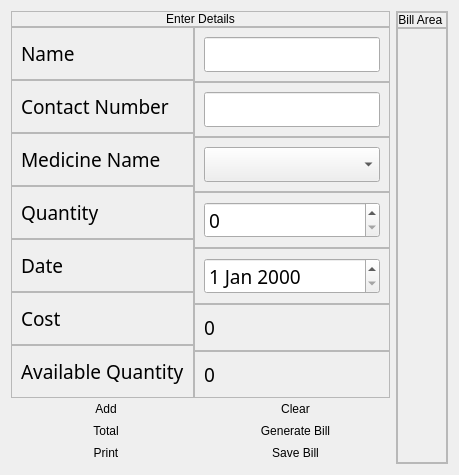
               <widget class="QFrame" name="frame_33">
                <property name="sizePolicy">
                 <sizepolicy hsizetype="Preferred" vsizetype="Expanding">
                  <horstretch>0</horstretch>
                  <verstretch>0</verstretch>
                 </sizepolicy>
                </property>
                <property name="frameShape">
                 <enum>QFrame::NoFrame</enum>
                </property>
                <property name="frameShadow">
                 <enum>QFrame::Plain</enum>
                </property>
                <layout class="QHBoxLayout" name="horizontalLayout_9">
                 <item>
                  <widget class="QFrame" name="frame_34">
                   <property name="sizePolicy">
                    <sizepolicy hsizetype="Fixed" vsizetype="Expanding">
                     <horstretch>0</horstretch>
                     <verstretch>0</verstretch>
                    </sizepolicy>
                   </property>
                   <property name="frameShape">
                    <enum>QFrame::NoFrame</enum>
                   </property>
                   <property name="frameShadow">
                    <enum>QFrame::Plain</enum>
                   </property>
                   <layout class="QVBoxLayout" name="verticalLayout_20">
                    <property name="spacing">
                     <number>0</number>
                    </property>
                    <property name="leftMargin">
                     <number>0</number>
                    </property>
                    <property name="topMargin">
                     <number>0</number>
                    </property>
                    <property name="rightMargin">
                     <number>0</number>
                    </property>
                    <property name="bottomMargin">
                     <number>0</number>
                    </property>
                    <item>
                     <widget class="QFrame" name="frame_35">
                      <property name="sizePolicy">
                       <sizepolicy hsizetype="Preferred" vsizetype="Fixed">
                        <horstretch>0</horstretch>
                        <verstretch>0</verstretch>
                       </sizepolicy>
                      </property>
                      <property name="frameShape">
                       <enum>QFrame::StyledPanel</enum>
                      </property>
                      <property name="frameShadow">
                       <enum>QFrame::Raised</enum>
                      </property>
                      <layout class="QVBoxLayout" name="verticalLayout_16">
                       <property name="spacing">
                        <number>0</number>
                       </property>
                       <property name="leftMargin">
                        <number>0</number>
                       </property>
                       <property name="topMargin">
                        <number>0</number>
                       </property>
                       <property name="rightMargin">
                        <number>0</number>
                       </property>
                       <property name="bottomMargin">
                        <number>0</number>
                       </property>
                       <item>
                        <widget class="QLabel" name="label_15">
                         <property name="styleSheet">
                          <string notr="true">font: 16pt &quot;Century Gothic&quot;;</string>
                         </property>
                         <property name="text">
                          <string>Enter Details</string>
                         </property>
                         <property name="alignment">
                          <set>Qt::AlignCenter</set>
                         </property>
                        </widget>
                       </item>
                      </layout>
                     </widget>
                    </item>
                    <item>
                     <widget class="QFrame" name="frame_12">
                      <property name="sizePolicy">
                       <sizepolicy hsizetype="Fixed" vsizetype="Fixed">
                        <horstretch>0</horstretch>
                        <verstretch>0</verstretch>
                       </sizepolicy>
                      </property>
                      <property name="font">
                       <font>
                        <family>Century Gothic</family>
                        <pointsize>14</pointsize>
                       </font>
                      </property>
                      <property name="autoFillBackground">
                       <bool>false</bool>
                      </property>
                      <property name="frameShape">
                       <enum>QFrame::NoFrame</enum>
                      </property>
                      <property name="frameShadow">
                       <enum>QFrame::Plain</enum>
                      </property>
                      <layout class="QHBoxLayout" name="horizontalLayout_7">
                       <property name="spacing">
                        <number>0</number>
                       </property>
                       <property name="sizeConstraint">
                        <enum>QLayout::SetDefaultConstraint</enum>
                       </property>
                       <property name="leftMargin">
                        <number>0</number>
                       </property>
                       <property name="topMargin">
                        <number>0</number>
                       </property>
                       <property name="rightMargin">
                        <number>0</number>
                       </property>
                       <property name="bottomMargin">
                        <number>0</number>
                       </property>
                       <item>
                        <widget class="QFrame" name="frame_15">
                         <property name="frameShape">
                          <enum>QFrame::NoFrame</enum>
                         </property>
                         <property name="frameShadow">
                          <enum>QFrame::Plain</enum>
                         </property>
                         <layout class="QVBoxLayout" name="verticalLayout_13">
                          <property name="spacing">
                           <number>0</number>
                          </property>
                          <property name="leftMargin">
                           <number>0</number>
                          </property>
                          <property name="topMargin">
                           <number>0</number>
                          </property>
                          <property name="rightMargin">
                           <number>0</number>
                          </property>
                          <property name="bottomMargin">
                           <number>0</number>
                          </property>
                          <item>
                           <widget class="QFrame" name="frame_27">
                            <property name="styleSheet">
                             <string notr="true">font: 16pt &quot;Century Gothic&quot;;</string>
                            </property>
                            <property name="frameShape">
                             <enum>QFrame::StyledPanel</enum>
                            </property>
                            <property name="frameShadow">
                             <enum>QFrame::Raised</enum>
                            </property>
                            <layout class="QVBoxLayout" name="verticalLayout_21">
                             <item>
                              <widget class="QLabel" name="label_6">
                               <property name="styleSheet">
                                <string notr="true">font: 12pt &quot;Century Gothic&quot;;
color: rgb(0, 0, 0);</string>
                               </property>
                               <property name="text">
                                <string>Name</string>
                               </property>
                              </widget>
                             </item>
                            </layout>
                           </widget>
                          </item>
                          <item>
                           <widget class="QFrame" name="frame_31">
                            <property name="frameShape">
                             <enum>QFrame::StyledPanel</enum>
                            </property>
                            <property name="frameShadow">
                             <enum>QFrame::Raised</enum>
                            </property>
                            <layout class="QVBoxLayout" name="verticalLayout_22">
                             <item>
                              <widget class="QLabel" name="label_7">
                               <property name="styleSheet">
                                <string notr="true">font: 12pt &quot;Century Gothic&quot;;
color: rgb(0, 0, 0);</string>
                               </property>
                               <property name="text">
                                <string>Contact Number</string>
                               </property>
                              </widget>
                             </item>
                            </layout>
                           </widget>
                          </item>
                          <item>
                           <widget class="QFrame" name="frame_26">
                            <property name="frameShape">
                             <enum>QFrame::StyledPanel</enum>
                            </property>
                            <property name="frameShadow">
                             <enum>QFrame::Raised</enum>
                            </property>
                            <layout class="QVBoxLayout" name="verticalLayout_23">
                             <item>
                              <widget class="QLabel" name="label_8">
                               <property name="styleSheet">
                                <string notr="true">font: 12pt &quot;Century Gothic&quot;;
color: rgb(0, 0, 0);</string>
                               </property>
                               <property name="text">
                                <string>Medicine Name</string>
                               </property>
                              </widget>
                             </item>
                            </layout>
                           </widget>
                          </item>
                          <item>
                           <widget class="QFrame" name="frame_28">
                            <property name="frameShape">
                             <enum>QFrame::StyledPanel</enum>
                            </property>
                            <property name="frameShadow">
                             <enum>QFrame::Raised</enum>
                            </property>
                            <layout class="QVBoxLayout" name="verticalLayout_25">
                             <item>
                              <widget class="QLabel" name="label_10">
                               <property name="styleSheet">
                                <string notr="true">font: 12pt &quot;Century Gothic&quot;;
color: rgb(0, 0, 0);</string>
                               </property>
                               <property name="text">
                                <string>Quantity</string>
                               </property>
                              </widget>
                             </item>
                            </layout>
                           </widget>
                          </item>
                          <item>
                           <widget class="QFrame" name="frame_29">
                            <property name="frameShape">
                             <enum>QFrame::StyledPanel</enum>
                            </property>
                            <property name="frameShadow">
                             <enum>QFrame::Raised</enum>
                            </property>
                            <layout class="QVBoxLayout" name="verticalLayout_26">
                             <item>
                              <widget class="QLabel" name="label_11">
                               <property name="styleSheet">
                                <string notr="true">font: 12pt &quot;Century Gothic&quot;;
color: rgb(0, 0, 0);</string>
                               </property>
                               <property name="text">
                                <string>Date</string>
                               </property>
                              </widget>
                             </item>
                            </layout>
                           </widget>
                          </item>
                          <item>
                           <widget class="QFrame" name="frame_24">
                            <property name="frameShape">
                             <enum>QFrame::StyledPanel</enum>
                            </property>
                            <property name="frameShadow">
                             <enum>QFrame::Raised</enum>
                            </property>
                            <layout class="QVBoxLayout" name="verticalLayout_27">
                             <item>
                              <widget class="QLabel" name="label_12">
                               <property name="styleSheet">
                                <string notr="true">font: 12pt &quot;Century Gothic&quot;;
color: rgb(0, 0, 0);</string>
                               </property>
                               <property name="text">
                                <string>Cost</string>
                               </property>
                              </widget>
                             </item>
                            </layout>
                           </widget>
                          </item>
                          <item>
                           <widget class="QFrame" name="frame_25">
                            <property name="frameShape">
                             <enum>QFrame::StyledPanel</enum>
                            </property>
                            <property name="frameShadow">
                             <enum>QFrame::Raised</enum>
                            </property>
                            <layout class="QVBoxLayout" name="verticalLayout_28">
                             <item>
                              <widget class="QLabel" name="label_13">
                               <property name="styleSheet">
                                <string notr="true">font: 12pt &quot;Century Gothic&quot;;
color: rgb(0, 0, 0);</string>
                               </property>
                               <property name="text">
                                <string>Available Quantity</string>
                               </property>
                              </widget>
                             </item>
                            </layout>
                           </widget>
                          </item>
                         </layout>
                        </widget>
                       </item>
                       <item>
                        <widget class="QFrame" name="frame_14">
                         <property name="frameShape">
                          <enum>QFrame::NoFrame</enum>
                         </property>
                         <property name="frameShadow">
                          <enum>QFrame::Plain</enum>
                         </property>
                         <layout class="QVBoxLayout" name="verticalLayout_12">
                          <property name="spacing">
                           <number>0</number>
                          </property>
                          <property name="leftMargin">
                           <number>0</number>
                          </property>
                          <property name="topMargin">
                           <number>0</number>
                          </property>
                          <property name="rightMargin">
                           <number>0</number>
                          </property>
                          <property name="bottomMargin">
                           <number>0</number>
                          </property>
                          <item alignment="Qt::AlignVCenter">
                           <widget class="QFrame" name="frame_19">
                            <property name="frameShape">
                             <enum>QFrame::StyledPanel</enum>
                            </property>
                            <property name="frameShadow">
                             <enum>QFrame::Raised</enum>
                            </property>
                            <layout class="QVBoxLayout" name="verticalLayout_31">
                             <item alignment="Qt::AlignVCenter">
                              <widget class="QLineEdit" name="lineEdit">
                               <property name="sizePolicy">
                                <sizepolicy hsizetype="Preferred" vsizetype="Fixed">
                                 <horstretch>0</horstretch>
                                 <verstretch>0</verstretch>
                                </sizepolicy>
                               </property>
                               <property name="placeholderText">
                                <string/>
                               </property>
                              </widget>
                             </item>
                            </layout>
                           </widget>
                          </item>
                          <item>
                           <widget class="QFrame" name="frame_23">
                            <property name="frameShape">
                             <enum>QFrame::StyledPanel</enum>
                            </property>
                            <property name="frameShadow">
                             <enum>QFrame::Raised</enum>
                            </property>
                            <layout class="QVBoxLayout" name="verticalLayout_32">
                             <item>
                              <widget class="QLineEdit" name="lineEdit_2">
                               <property name="sizePolicy">
                                <sizepolicy hsizetype="Preferred" vsizetype="Fixed">
                                 <horstretch>0</horstretch>
                                 <verstretch>0</verstretch>
                                </sizepolicy>
                               </property>
                               <property name="placeholderText">
                                <string/>
                               </property>
                              </widget>
                             </item>
                            </layout>
                           </widget>
                          </item>
                          <item>
                           <widget class="QFrame" name="frame_16">
                            <property name="frameShape">
                             <enum>QFrame::StyledPanel</enum>
                            </property>
                            <property name="frameShadow">
                             <enum>QFrame::Raised</enum>
                            </property>
                            <layout class="QVBoxLayout" name="verticalLayout_33">
                             <item>
                              <widget class="QComboBox" name="comboBox1"/>
                             </item>
                            </layout>
                           </widget>
                          </item>
                          <item>
                           <widget class="QFrame" name="frame_17">
                            <property name="frameShape">
                             <enum>QFrame::StyledPanel</enum>
                            </property>
                            <property name="frameShadow">
                             <enum>QFrame::Raised</enum>
                            </property>
                            <layout class="QVBoxLayout" name="verticalLayout_35">
                             <item>
                              <widget class="QSpinBox" name="spinBox_2"/>
                             </item>
                            </layout>
                           </widget>
                          </item>
                          <item>
                           <widget class="QFrame" name="frame_18">
                            <property name="frameShape">
                             <enum>QFrame::StyledPanel</enum>
                            </property>
                            <property name="frameShadow">
                             <enum>QFrame::Raised</enum>
                            </property>
                            <layout class="QVBoxLayout" name="verticalLayout_36">
                             <item>
                              <widget class="QDateEdit" name="dateEdit"/>
                             </item>
                            </layout>
                           </widget>
                          </item>
                          <item>
                           <widget class="QFrame" name="frame_20">
                            <property name="frameShape">
                             <enum>QFrame::StyledPanel</enum>
                            </property>
                            <property name="frameShadow">
                             <enum>QFrame::Raised</enum>
                            </property>
                            <layout class="QVBoxLayout" name="verticalLayout_37">
                             <item>
                              <widget class="QLabel" name="billing_cost">
                               <property name="styleSheet">
                                <string notr="true">font: 12pt &quot;Century Gothic&quot;;
color: rgb(0, 0, 0);</string>
                               </property>
                               <property name="text">
                                <string>0</string>
                               </property>
                              </widget>
                             </item>
                            </layout>
                           </widget>
                          </item>
                          <item>
                           <widget class="QFrame" name="frame_21">
                            <property name="frameShape">
                             <enum>QFrame::StyledPanel</enum>
                            </property>
                            <property name="frameShadow">
                             <enum>QFrame::Raised</enum>
                            </property>
                            <layout class="QVBoxLayout" name="verticalLayout_38">
                             <item>
                              <widget class="QLabel" name="stock">
                               <property name="styleSheet">
                                <string notr="true">font: 12pt &quot;Century Gothic&quot;;
color: rgb(0, 0, 0);</string>
                               </property>
                               <property name="text">
                                <string>0</string>
                               </property>
                              </widget>
                             </item>
                            </layout>
                           </widget>
                          </item>
                         </layout>
                        </widget>
                       </item>
                      </layout>
                     </widget>
                    </item>
                    <item>
                     <widget class="QFrame" name="frame_13">
                      <property name="sizePolicy">
                       <sizepolicy hsizetype="Preferred" vsizetype="Preferred">
                        <horstretch>0</horstretch>
                        <verstretch>0</verstretch>
                       </sizepolicy>
                      </property>
                      <property name="frameShape">
                       <enum>QFrame::NoFrame</enum>
                      </property>
                      <property name="frameShadow">
                       <enum>QFrame::Plain</enum>
                      </property>
                      <layout class="QGridLayout" name="gridLayout">
                       <property name="leftMargin">
                        <number>0</number>
                       </property>
                       <property name="topMargin">
                        <number>0</number>
                       </property>
                       <property name="rightMargin">
                        <number>0</number>
                       </property>
                       <property name="bottomMargin">
                        <number>0</number>
                       </property>
                       <property name="spacing">
                        <number>0</number>
                       </property>
                       <item row="2" column="0">
                        <widget class="QPushButton" name="pushButton_9">
                         <property name="sizePolicy">
                          <sizepolicy hsizetype="Minimum" vsizetype="Fixed">
                           <horstretch>0</horstretch>
                           <verstretch>0</verstretch>
                          </sizepolicy>
                         </property>
                         <property name="styleSheet">
                          <string notr="true">font: 16pt &quot;Century Gothic&quot;;</string>
                         </property>
                         <property name="text">
                          <string>Print</string>
                         </property>
                         <property name="iconSize">
                          <size>
                           <width>30</width>
                           <height>30</height>
                          </size>
                         </property>
                         <property name="flat">
                          <bool>true</bool>
                         </property>
                        </widget>
                       </item>
                       <item row="0" column="1">
                        <widget class="QPushButton" name="pushButton_6">
                         <property name="styleSheet">
                          <string notr="true">font: 16pt &quot;Century Gothic&quot;;</string>
                         </property>
                         <property name="text">
                          <string>Clear</string>
                         </property>
                         <property name="flat">
                          <bool>true</bool>
                         </property>
                        </widget>
                       </item>
                       <item row="1" column="0">
                        <widget class="QPushButton" name="pushButton_7">
                         <property name="styleSheet">
                          <string notr="true">font: 16pt &quot;Century Gothic&quot;;</string>
                         </property>
                         <property name="text">
                          <string>Total</string>
                         </property>
                         <property name="flat">
                          <bool>true</bool>
                         </property>
                        </widget>
                       </item>
                       <item row="0" column="0">
                        <widget class="QPushButton" name="pushButton_4">
                         <property name="styleSheet">
                          <string notr="true">font: 16pt &quot;Century Gothic&quot;;</string>
                         </property>
                         <property name="text">
                          <string>Add</string>
                         </property>
                         <property name="flat">
                          <bool>true</bool>
                         </property>
                        </widget>
                       </item>
                       <item row="1" column="1">
                        <widget class="QPushButton" name="pushButton_8">
                         <property name="styleSheet">
                          <string notr="true">font: 16pt &quot;Century Gothic&quot;;</string>
                         </property>
                         <property name="text">
                          <string>Generate Bill</string>
                         </property>
                         <property name="flat">
                          <bool>true</bool>
                         </property>
                        </widget>
                       </item>
                       <item row="2" column="1">
                        <widget class="QPushButton" name="pushButton_10">
                         <property name="styleSheet">
                          <string notr="true">font: 16pt &quot;Century Gothic&quot;;</string>
                         </property>
                         <property name="text">
                          <string>Save Bill</string>
                         </property>
                         <property name="flat">
                          <bool>true</bool>
                         </property>
                        </widget>
                       </item>
                      </layout>
                     </widget>
                    </item>
                   </layout>
                  </widget>
                 </item>
                 <item>
                  <widget class="QFrame" name="frame_37">
                   <property name="sizePolicy">
                    <sizepolicy hsizetype="Expanding" vsizetype="Preferred">
                     <horstretch>0</horstretch>
                     <verstretch>0</verstretch>
                    </sizepolicy>
                   </property>
                   <property name="frameShape">
                    <enum>QFrame::StyledPanel</enum>
                   </property>
                   <property name="frameShadow">
                    <enum>QFrame::Sunken</enum>
                   </property>
                   <layout class="QVBoxLayout" name="verticalLayout_29">
                    <property name="spacing">
                     <number>0</number>
                    </property>
                    <property name="leftMargin">
                     <number>0</number>
                    </property>
                    <property name="topMargin">
                     <number>0</number>
                    </property>
                    <property name="rightMargin">
                     <number>0</number>
                    </property>
                    <property name="bottomMargin">
                     <number>0</number>
                    </property>
                    <item alignment="Qt::AlignTop">
                     <widget class="QFrame" name="frame_58">
                      <property name="frameShape">
                       <enum>QFrame::StyledPanel</enum>
                      </property>
                      <property name="frameShadow">
                       <enum>QFrame::Raised</enum>
                      </property>
                      <layout class="QVBoxLayout" name="verticalLayout_30">
                       <property name="spacing">
                        <number>0</number>
                       </property>
                       <property name="leftMargin">
                        <number>0</number>
                       </property>
                       <property name="topMargin">
                        <number>0</number>
                       </property>
                       <property name="rightMargin">
                        <number>0</number>
                       </property>
                       <property name="bottomMargin">
                        <number>0</number>
                       </property>
                       <item>
                        <widget class="QLabel" name="label_14">
                         <property name="styleSheet">
                          <string notr="true">font: 16pt &quot;Century Gothic&quot;;</string>
                         </property>
                         <property name="text">
                          <string>Bill Area </string>
                         </property>
                         <property name="alignment">
                          <set>Qt::AlignCenter</set>
                         </property>
                        </widget>
                       </item>
                      </layout>
                     </widget>
                    </item>
                    <item>
                     <widget class="QFrame" name="frame_59">
                      <property name="sizePolicy">
                       <sizepolicy hsizetype="Preferred" vsizetype="Expanding">
                        <horstretch>0</horstretch>
                        <verstretch>0</verstretch>
                       </sizepolicy>
                      </property>
                      <property name="frameShape">
                       <enum>QFrame::StyledPanel</enum>
                      </property>
                      <property name="frameShadow">
                       <enum>QFrame::Sunken</enum>
                      </property>
                     </widget>
                    </item>
                   </layout>
                  </widget>
                 </item>
                </layout>
               </widget>
